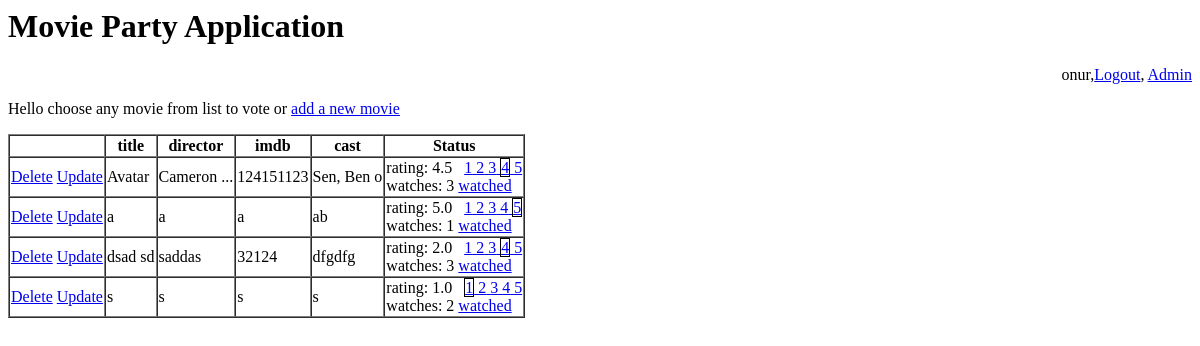
The app's page / (signed in), older data.
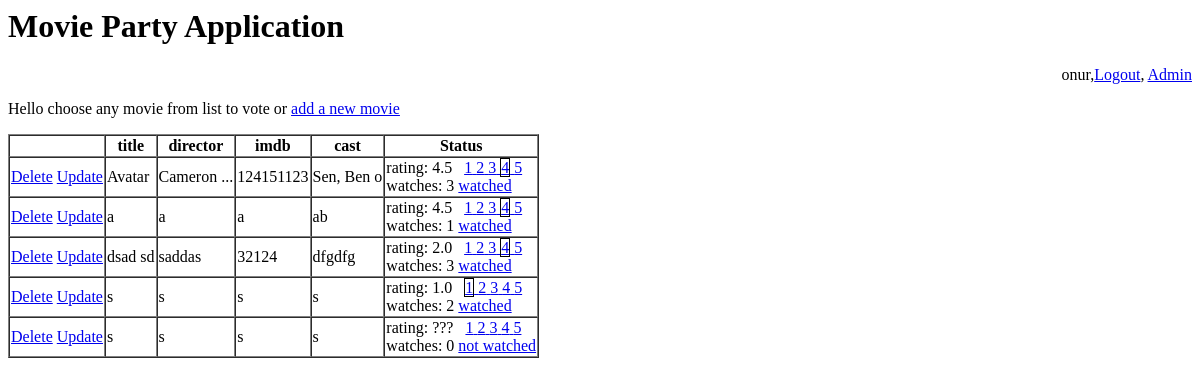
The same page, newer data.
### movie/models.py (models this page shows, shortened)
class Movie(models.Model):
	class Meta:
		ordering = ['title']
	title = models.CharField(max_length=200)
	imdb = models.CharField(max_length=20)
	director = models.CharField(max_length=100)
	cast = models.CharField(max_length=100)
	watched = models.ManyToManyField(User)
	def votes(self):
		l = [v.vote for v in Vote.objects.filter(movie=self)]
		if len(l) > 0:
			return "%.1f" % (sum(l)*1.0/len(l))
		else:
			return "???"
	def watches(self):
		return len(self.watched.all())

class Vote(models.Model):
	class Meta:
		unique_together = (('user','movie'),)
	user = models.ForeignKey(User,on_delete=models.CASCADE)
	movie = models.ForeignKey(Movie, on_delete=models.CASCADE)
	vote = models.IntegerField(validators=[validate_vote])

### movie/views.py (the view)
# urls.py: path('', movie.views.home, name='Movie Party Application'),
def home(request):
	if  not request.user.is_authenticated:
		return redirect("/login")
	movielist = Movie.objects.all()
	votes = dict([(v.movie,v.vote) for v in
				Vote.objects.filter(user=request.user)])
	watchlist = request.user.movie_set.all()
	context = {'movielist':   movielist,
		 'votes': votes,
		 'username': request.user.username,
		 'watchlist': watchlist,
		 'choices':[1,2,3,4,5]}
	try:
		context['message'] = request.GET['msg']
	except:
		pass
	return render(request, "home.html", context)

### movie/templatetags/movie_extra.py (called while the page is built)
@register.filter
def lookup(value,arg):
	try:
		return value[arg]
	except:
		return ""

### movie/templates/home.html (shortened to what this page needs)
{% extends "base.html" %}
{% block content %}
<p align="right">{{ username }},<a href="/logout">Logout</a>,
			<a href="/admin/">Admin</a></p>
Hello choose any movie from list to vote
or <a href="/add"> add a new movie</a>
{% load movie_extra %}
{% if movielist %}
    <table border="1" cellspacing="0">
    <tr>
    <th></th>
        <th>title </th><th>director </th>
        <th>imdb </th><th>cast </th>
        <th>Status </th>
    </tr>
{% for m in movielist %}
    <tr>
        <td>
            <a href="/delete/{{m.id}}">Delete</a>
            <a href="/update/{{m.id}}">Update</a>
        </td>
        <td>{{ m.title }}</td><td>{{ m.director }}</td>
        <td>{{ m.imdb }}</td><td>{{ m.cast }}</td>
        <td>rating: {{ m.votes}} &nbsp;
		{% for c in choices %}
			<a href="/vote/{{m.id}}/{{c}}">
			{% if votes|lookup:m == c %}
			<span style="border:solid black 1px">
			{% else %}
			<span>
			{% endif %}
			{{c}}</span>
			</a>
		{% endfor %}<br/>
	    watches: {{ m.watches }}
			<a href="/watch/{{m.id}}">
		{% if m in watchlist %}
			watched
		{% else %}
			not watched
		{% endif %}
			</a>
        </td>
    </tr>
{% endfor %}
    </table>
{% else %}
    no movie yet
{% endif %}
{% endblock %}

### movie/templates/base.html
<html>
<body>
<h1>Movie Party Application</h1>
{% block content %}{% endblock %}
</body>
</html>

Row changes from the older to the newer data that the page shows:
changed through a linked row, Movie "ab": votes "5.0" → "4.5"
added Movie: title "s", director "s", imdb "s", cast "s", votes "???", choices "1" "2" "3" "4" "5", watches "0", shows "not watched"
